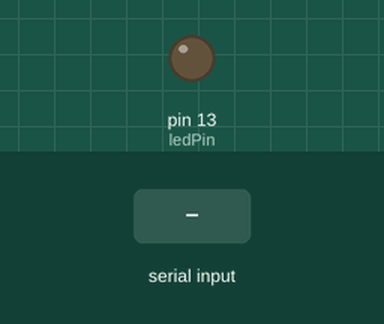
A sketch run on a simulated Arduino Uno, built with avr-gcc and run on an emulated ATmega328P. On the bench: output pins drawn as LEDs (lit = HIGH). The test bench sets the inputs (shaded band). What the sketch prints to the serial monitor is not drawn.

Above: at 1.2 s.
1.3 s: "a" received over Serial
At 2.5 s:
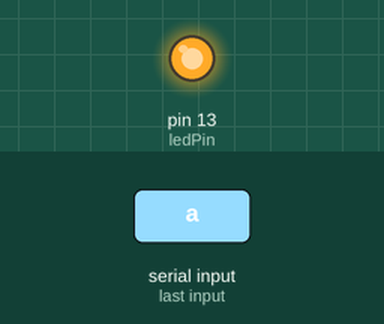
2.8 s: "1" received over Serial
At 3.9 s:
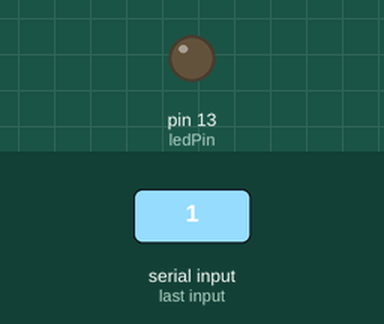
Timing chart, 0 to 5.8 s (numbered marks = the images above; inputs shaded):
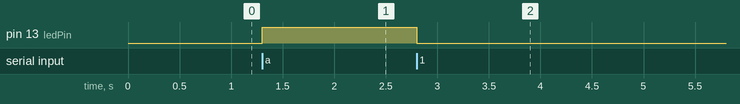

The sketch:

device_bluetooth_hc05.ino
```cpp
const int ledPin = 13;

void setup() {
  Serial.begin(9600);
  pinMode(ledPin, OUTPUT);
}

void loop() {
  if(Serial.available() > 0){
    char ch = Serial.read();
    Serial.print("Received:");
    Serial.println(ch);
    if(ch == 'a'){
      digitalWrite(ledPin, HIGH);
    } else {
      digitalWrite(ledPin, LOW);
    }
  } else {
    delay(100);
    Serial.println("NOMSG");
  }


}
```

Measured:
- after the input at 1.3 s, pin 13 (ledPin): LOW → HIGH at once
- after the input at 2.8 s, pin 13 (ledPin): HIGH → LOW at once
